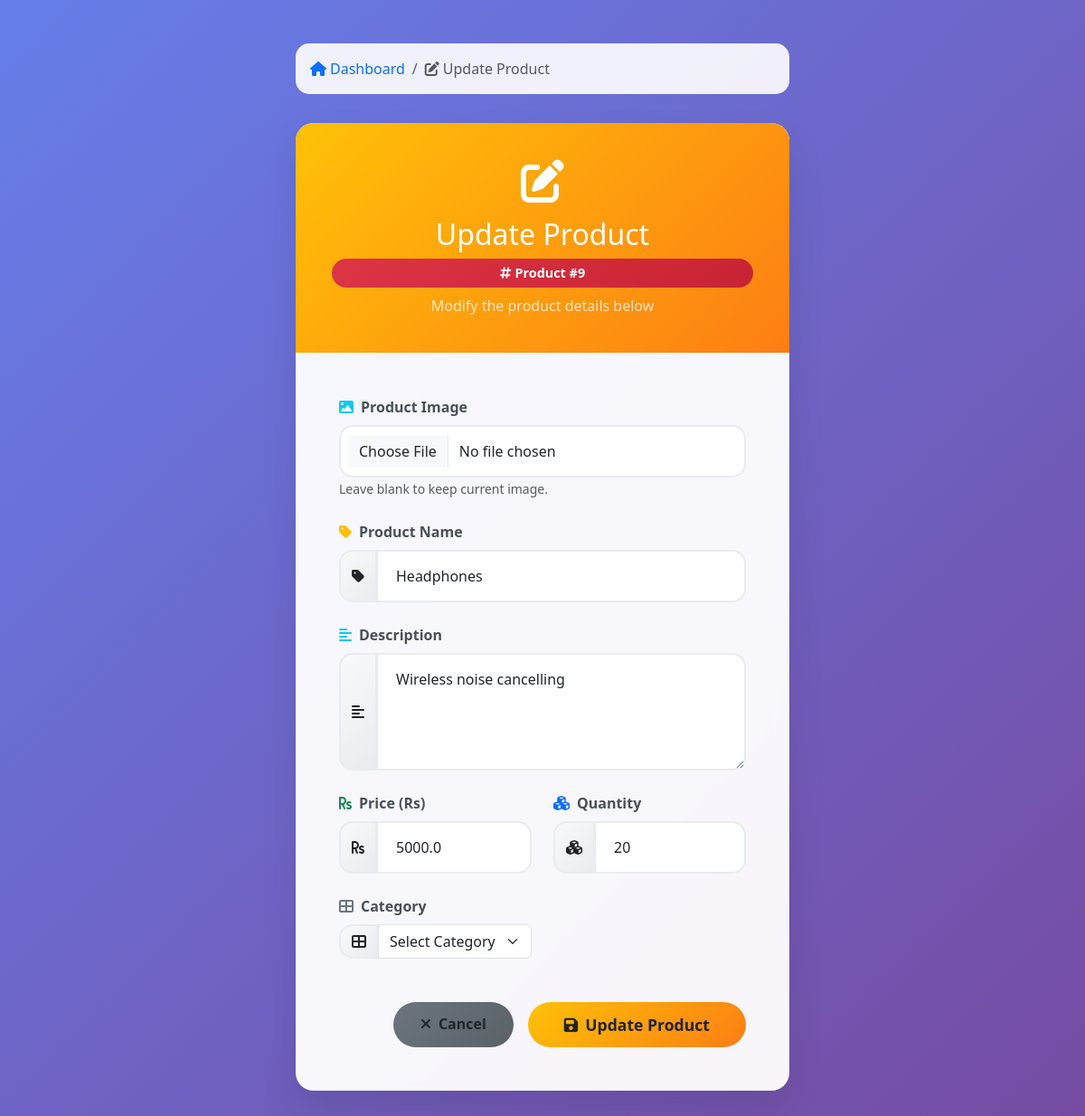
The page /update/9/ (signed in) on the database its author committed.
### prod_app/models.py (models this page shows, shortened)
class Product(models.Model):
    CATEGORY_CHOICES = [
        ('electronics', 'Electronics'),
        ('clothing', 'Clothing'),
        ('books', 'Books'),
        ('home', 'Home & Kitchen'),
        ('sports', 'Sports & Fitness'),
        ('beauty', 'Beauty & Personal Care'),
        ('toys', 'Toys & Games'),
        ('automotive', 'Automotive'),
        ('other', 'Other'),
    ]
    name = models.CharField(max_length=100)
    description = models.TextField()
    price = models.FloatField()
    quantity = models.IntegerField()
    category = models.CharField(max_length=50, choices=CATEGORY_CHOICES, default='other')
    image = models.ImageField(upload_to='product_images/', blank=True, null=True)
    created_at = models.DateTimeField(auto_now_add=True)
    updated_at = models.DateTimeField(auto_now=True)

### prod_app/views.py (the view, shortened to what this page needs)
# urls.py: path('update/<int:product_id>/', views.update_product, name='update_product'),
@login_required
def update_product(request, product_id):
    product = get_object_or_404(Product, id=product_id)
    context = {'product': product}
    return render(request, "prod_app/update.html", context)

### prod_app/templates/prod_app/update.html (shortened to what this page needs)
<!DOCTYPE html>
<html lang="en">
<head>
    <link href="https://cdn.jsdelivr.net/npm/bootstrap@5.3.0/dist/css/bootstrap.min.css" rel="stylesheet">
    <link href="https://cdnjs.cloudflare.com/ajax/libs/font-awesome/6.4.0/css/all.min.css" rel="stylesheet">
</head>
<body>
    <div class="container py-5">
        <div class="row justify-content-center">
            <div class="col-lg-8 col-xl-6">
                <nav aria-label="breadcrumb" class="breadcrumb-custom">
                    <ol class="breadcrumb mb-0">
                        <li class="breadcrumb-item">
                            <a href="{% url 'display' %}" class="text-decoration-none">
                                <i class="fas fa-home me-1"></i>Dashboard
                            </a>
                        </li>
                        <li class="breadcrumb-item active" aria-current="page">
                            <i class="fas fa-edit me-1"></i>Update Product
                        </li>
                    </ol>
                </nav>
                <div class="card form-card">
                    <div class="form-header">
                        <i class="fas fa-edit fa-3x mb-3"></i>
                        <h2 class="mb-2">Update Product</h2>
                        <div class="product-id-badge">
                            <i class="fas fa-hashtag me-1"></i>Product #{{ product.id }}
                        </div>
                        <p class="mb-0 opacity-75 mt-2">Modify the product details below</p>
                    </div>
                    <div class="card-body p-5">
                        <form method="post" enctype="multipart/form-data" novalidate>
                            <div class="row">
                                                                <div class="col-12 mb-4">
                                                                    <label for="image" class="form-label">
                                                                        <i class="fas fa-image me-2 text-info"></i>Product Image
                                                                    </label>
                                                                    <input class="form-control" type="file" id="image" name="image" accept="image/*">
                                                                    <small class="text-muted">Leave blank to keep current image.</small>
                                                                </div>
                                <div class="col-12 mb-4">
                                    <label for="name" class="form-label">
                                        <i class="fas fa-tag me-2 text-warning"></i>Product Name
                                    </label>
                                    <div class="input-group">
                                        <span class="input-group-text">
                                            <i class="fas fa-tag"></i>
                                        </span>
                                        <input type="text" class="form-control" id="name" name="name"
                                               value="{{ product.name }}" placeholder="Enter product name" required>
                                    </div>
                                </div>
                                <div class="col-12 mb-4">
                                    <label for="description" class="form-label">
                                        <i class="fas fa-align-left me-2 text-info"></i>Description
                                    </label>
                                    <div class="input-group">
                                        <span class="input-group-text">
                                            <i class="fas fa-align-left"></i>
                                        </span>
                                        <textarea class="form-control" id="description" name="description"
                                                  rows="4" placeholder="Enter product description" required>{{ product.description }}</textarea>
                                    </div>
                                </div>
                                <div class="col-md-6 mb-4">
                                    <label for="price" class="form-label">
                                        <i class="fas fa-rupee-sign me-2 text-success"></i>Price (Rs)
                                    </label>
                                    <div class="input-group">
                                        <span class="input-group-text">
                                            <i class="fas fa-rupee-sign"></i>
                                        </span>
                                        <input type="number" step="0.01" min="0" class="form-control"
                                               id="price" name="price" value="{{ product.price }}" placeholder="0.00" required>
                                    </div>
                                </div>
                                <div class="col-md-6 mb-4">
                                    <label for="quantity" class="form-label">
                                        <i class="fas fa-cubes me-2 text-primary"></i>Quantity
                                    </label>
                                    <div class="input-group">
                                        <span class="input-group-text">
                                            <i class="fas fa-cubes"></i>
                                        </span>
                                        <input type="number" min="0" class="form-control"
                                               id="quantity" name="quantity" value="{{ product.quantity }}" placeholder="0" required>
                                    </div>
                                </div>
                                <div class="col-md-6 mb-4">
                                    <label for="category" class="form-label">
                                        <i class="fas fa-th-large me-2 text-secondary"></i>Category
                                    </label>
                                    <div class="input-group">
                                        <span class="input-group-text">
                                            <i class="fas fa-th-large"></i>
                                        </span>
                                        <select class="form-select" id="category" name="category" required>
                                            <option value="">Select Category</option>
                                        </select>
                                    </div>
                                </div>
                            </div>
                            <div class="d-grid gap-2 d-md-flex justify-content-md-end mt-4">
                                <a href="{% url 'display' %}" class="btn btn-cancel me-md-2">
                                    <i class="fas fa-times me-2"></i>Cancel
                                </a>
                                <button type="submit" class="btn btn-submit">
                                    <i class="fas fa-save me-2"></i>Update Product
                                </button>
                            </div>
                        </form>
                    </div>
                </div>
            </div>
        </div>
    </div>
</body>
</html>

### prod_app/templates/prod_app/update.html (style rules this page uses)
body { background: linear-gradient(135deg, #667eea 0%, #764ba2 100%); min-height: 100vh; }
.form-card { border: none; border-radius: 20px; box-shadow: 0 20px 40px rgba(0, 0, 0, 0.1); backdrop-filter: blur(10px); background: rgba(255, 255, 255, 0.95); }
.form-header { background: linear-gradient(135deg, #ffc107 0%, #fd7e14 100%); color: white; border-radius: 20px 20px 0 0; padding: 2.5rem; text-align: center; }
.btn-submit { background: linear-gradient(135deg, #ffc107 0%, #fd7e14 100%); border: none; border-radius: 25px; padding: 12px 40px; font-weight: 600; font-size: 1.1rem; transition: all 0.3s ease; }
.btn-cancel { background: linear-gradient(135deg, #6c757d 0%, #5a6268 100%); border: none; border-radius: 25px; padding: 12px 30px; font-weight: 600; transition: all 0.3s ease; }
.form-control { border-radius: 15px; padding: 15px 20px; border: 2px solid #e9ecef; font-size: 1rem; transition: all 0.3s ease; }
.input-group-text { border-radius: 15px 0 0 15px; border: 2px solid #e9ecef; background: linear-gradient(135deg, #f8f9fa 0%, #e9ecef 100%); }
.form-label { font-weight: 600; color: #495057; margin-bottom: 0.5rem; }
.breadcrumb-custom { background: rgba(255, 255, 255, 0.9); border-radius: 15px; padding: 1rem; margin-bottom: 2rem; }
.product-id-badge { background: linear-gradient(135deg, #dc3545 0%, #c82333 100%); color: white; border-radius: 20px; padding: 5px 15px; font-size: 0.9rem; font-weight: 600; }

### rows shown on the page
Product: id "9", name "Headphones", description "Wireless noise cancelling", price "5000.0", quantity "20"
